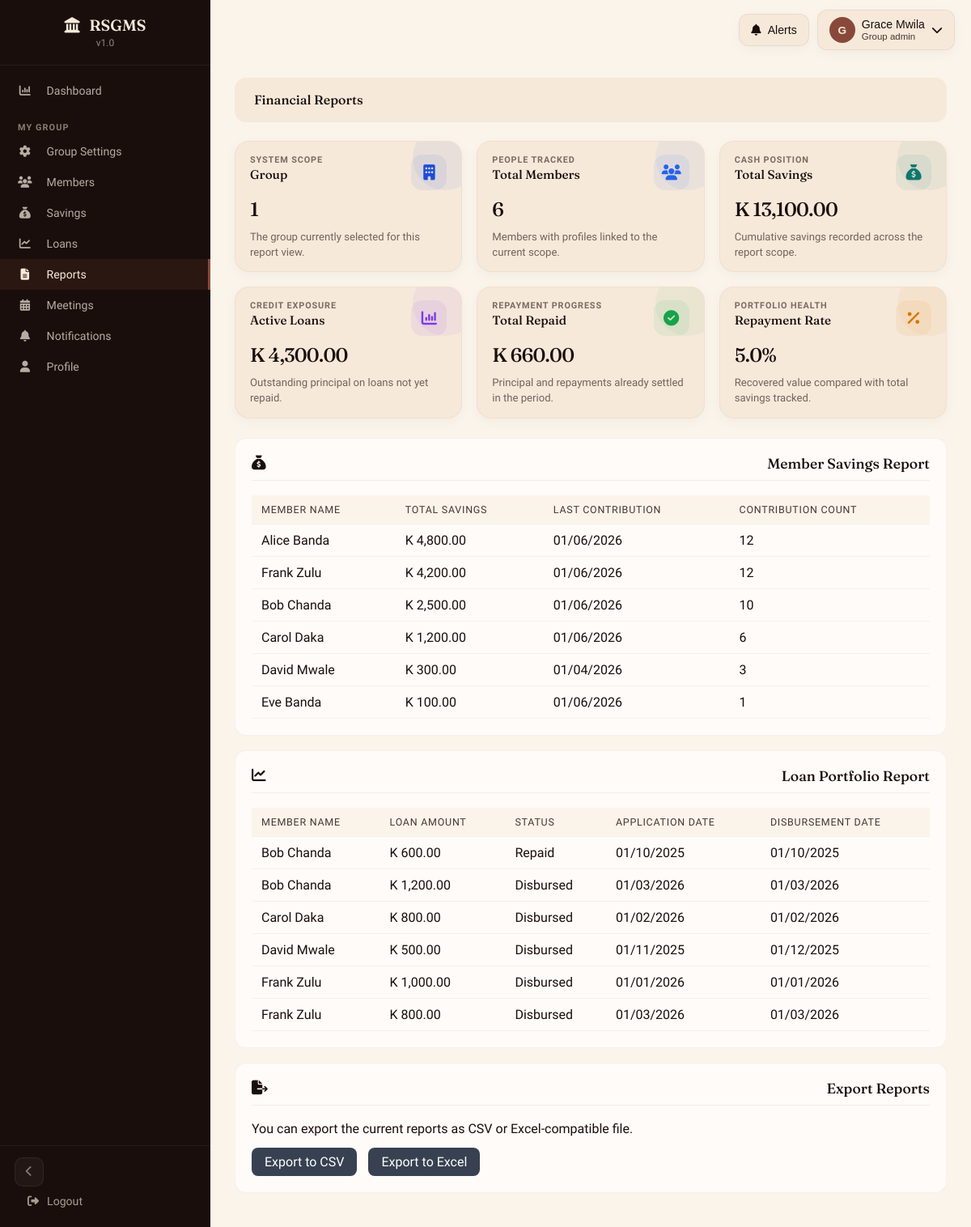
Screenshot of /reports.php (signed in) with the database file from the repository.
### tables this page shows
CREATE TABLE IF NOT EXISTS users (
    id INT AUTO_INCREMENT PRIMARY KEY,
    username VARCHAR(50) UNIQUE NOT NULL,
    password VARCHAR(255) NOT NULL,
    full_name VARCHAR(100) NOT NULL,
    email VARCHAR(100),
    phone VARCHAR(20),
    role ENUM('admin', 'group_admin', 'loan_officer', 'member') DEFAULT 'member',
    group_id INT,
    created_at TIMESTAMP DEFAULT CURRENT_TIMESTAMP
);

CREATE TABLE IF NOT EXISTS loans (
    id INT AUTO_INCREMENT PRIMARY KEY,
    member_id INT NOT NULL,
    group_id INT NOT NULL,
    principal_amount DECIMAL(10,2) NOT NULL,
    interest_rate DECIMAL(5,2) NOT NULL,
    total_payable DECIMAL(10,2) NOT NULL,
    amount_paid DECIMAL(10,2) DEFAULT 0.00,
    balance DECIMAL(10,2) NOT NULL,
    application_date DATE NOT NULL,
    approval_date DATE,
    disbursement_date DATE,
    repayment_period INT COMMENT 'in months',
    repayment_frequency VARCHAR(20) DEFAULT 'monthly',
    status ENUM('pending', 'approved', 'disbursed', 'repaid', 'defaulted') DEFAULT 'pending',
    approved_by INT,
    created_at TIMESTAMP DEFAULT CURRENT_TIMESTAMP,
    FOREIGN KEY (member_id) REFERENCES users(id),
    FOREIGN KEY (group_id) REFERENCES savings_groups(id),
    FOREIGN KEY (approved_by) REFERENCES users(id)
);

### reports.php (the view, shortened to what this page needs)
<?php require_once 'includes/init.php'; $user = requireRole(['admin', 'group_admin', 'loan_officer']);
$role = $user['role'];
$group_id = $user['group_id'];
$reports = [];
if ($role == 'admin') {
    $stmt = $pdo->query("SELECT COUNT(*) as total_groups FROM savings_groups");
    $reports['total_groups'] = $stmt->fetch()['total_groups'];
    $stmt = $pdo->query("SELECT COUNT(*) as total_members FROM users WHERE role = 'member'");
    $reports['total_members'] = $stmt->fetch()['total_members'];
    $stmt = $pdo->query("SELECT COALESCE(SUM(amount), 0) as total_savings FROM savings_contributions");
    $reports['total_savings'] = $stmt->fetch()['total_savings'];
    $stmt = $pdo->query("SELECT COALESCE(SUM(principal_amount), 0) as active_loans FROM loans WHERE status != 'repaid'");
    $reports['active_loans'] = $stmt->fetch()['active_loans'];
    $stmt = $pdo->query("SELECT COALESCE(SUM(amount_paid), 0) as total_repaid FROM loans WHERE status = 'repaid'");
    $reports['total_repaid'] = $stmt->fetch()['total_repaid'];
} elseif (($role == 'group_admin' || $role == 'loan_officer') && $group_id) {
    $stmt = $pdo->prepare("SELECT COUNT(*) as total_members FROM users WHERE group_id = ? AND role = 'member'");
    $stmt->execute([$group_id]);
    $reports['total_members'] = $stmt->fetch()['total_members'];
    $stmt = $pdo->prepare("SELECT COALESCE(SUM(amount), 0) as total_savings FROM savings_contributions WHERE group_id = ?");
    $stmt->execute([$group_id]);
    $reports['total_savings'] = $stmt->fetch()['total_savings'];
    $stmt = $pdo->prepare("SELECT COALESCE(SUM(principal_amount), 0) as active_loans FROM loans WHERE group_id = ? AND status != 'repaid'");
    $stmt->execute([$group_id]);
    $reports['active_loans'] = $stmt->fetch()['active_loans'];
    $stmt = $pdo->prepare("SELECT COALESCE(SUM(amount_paid), 0) as total_repaid FROM loans WHERE group_id = ? AND status = 'repaid'");
    $stmt->execute([$group_id]);
    $reports['total_repaid'] = $stmt->fetch()['total_repaid'];
    $stmt = $pdo->prepare("SELECT * FROM savings_groups WHERE id = ?");
    $stmt->execute([$group_id]);
}
if ($role == 'admin') {
    $stmt = $pdo->prepare("SELECT u.full_name, COALESCE(SUM(sc.amount), 0) as total_savings, MAX(sc.contribution_date) as last_contribution, COUNT(sc.id) as contribution_count FROM users u LEFT JOIN savings_contributions sc ON u.id = sc.member_id WHERE u.role = 'member' GROUP BY u.id ORDER BY total_savings DESC");
    $stmt->execute();
    $savings_report = $stmt->fetchAll();
    $stmt = $pdo->prepare("SELECT l.*, u.full_name FROM loans l JOIN users u ON l.member_id = u.id ORDER BY l.created_at DESC");
    $stmt->execute();
    $loans_report = $stmt->fetchAll();
} else {
    $stmt = $pdo->prepare("SELECT u.full_name, COALESCE(SUM(sc.amount), 0) as total_savings, MAX(sc.contribution_date) as last_contribution, COUNT(sc.id) as contribution_count FROM users u LEFT JOIN savings_contributions sc ON u.id = sc.member_id AND sc.group_id = ? WHERE u.group_id = ? AND u.role = 'member' GROUP BY u.id ORDER BY total_savings DESC");
    $stmt->execute([$group_id, $group_id]);
    $savings_report = $stmt->fetchAll();
    $stmt = $pdo->prepare("SELECT l.*, u.full_name FROM loans l JOIN users u ON l.member_id = u.id WHERE l.group_id = ? ORDER BY l.created_at DESC");
    $stmt->execute([$group_id]);
    $loans_report = $stmt->fetchAll();
}
?>
<!DOCTYPE html>
<html lang="en">
<head>
    <link rel="stylesheet" href="assets/css/icons.css">
    <link rel="stylesheet" href="assets/css/design-system.css">
</head>
<body>
    <?php require_once 'includes/sidebar.php'; ?>
    <?php include 'config/shared_navbar.php'; ?>
    <div class="main-content">
        <div class="top-bar">
            <h2>Financial Reports</h2>
        </div>
        <div class="stats-grid">
            <div class="stat-card" style="--accent: #1d4ed8;">
                <div class="stat-card-head">
                    <div class="stat-info">
                        <div class="stat-kicker">System scope</div>
                        <h3><?php echo $role == 'admin' ? 'Total Groups' : 'Group'; ?></h3>
                    </div>
                    <div class="stat-icon"><i class="fa-solid fa-building"></i></div>
                </div>
                <div class="stat-number"><?php echo $role == 'admin' ? number_format($reports['total_groups']) : '1'; ?></div>
                <div class="stat-footnote"><?php echo $role == 'admin' ? 'Registered savings groups currently active in the system.' : 'The group currently selected for this report view.'; ?></div>
            </div>
            <div class="stat-card" style="--accent: #2563eb;">
                <div class="stat-card-head">
                    <div class="stat-info">
                        <div class="stat-kicker">People tracked</div>
                        <h3>Total Members</h3>
                    </div>
                    <div class="stat-icon"><i class="fa-solid fa-users"></i></div>
                </div>
                <div class="stat-number"><?php echo number_format($reports['total_members']); ?></div>
                <div class="stat-footnote">Members with profiles linked to the current scope.</div>
            </div>
            <div class="stat-card" style="--accent: #0f766e;">
                <div class="stat-card-head">
                    <div class="stat-info">
                        <div class="stat-kicker">Cash position</div>
                        <h3>Total Savings</h3>
                    </div>
                    <div class="stat-icon"><i class="fa-solid fa-sack-dollar"></i></div>
                </div>
                <div class="stat-number">K <?php echo number_format($reports['total_savings'], 2); ?></div>
                <div class="stat-footnote">Cumulative savings recorded across the report scope.</div>
            </div>
            <div class="stat-card" style="--accent: #7c3aed;">
                <div class="stat-card-head">
                    <div class="stat-info">
                        <div class="stat-kicker">Credit exposure</div>
                        <h3>Active Loans</h3>
                    </div>
                    <div class="stat-icon"><i class="fa-solid fa-chart-column"></i></div>
                </div>
                <div class="stat-number">K <?php echo number_format($reports['active_loans'], 2); ?></div>
                <div class="stat-footnote">Outstanding principal on loans not yet repaid.</div>
            </div>
            <div class="stat-card" style="--accent: #16a34a;">
                <div class="stat-card-head">
                    <div class="stat-info">
                        <div class="stat-kicker">Repayment progress</div>
                        <h3>Total Repaid</h3>
                    </div>
                    <div class="stat-icon"><i class="fa-solid fa-circle-check"></i></div>
                </div>
                <div class="stat-number">K <?php echo number_format($reports['total_repaid'], 2); ?></div>
                <div class="stat-footnote">Principal and repayments already settled in the period.</div>
            </div>
            <div class="stat-card" style="--accent: #d97706;">
                <div class="stat-card-head">
                    <div class="stat-info">
                        <div class="stat-kicker">Portfolio health</div>
                        <h3>Repayment Rate</h3>
                    </div>
                    <div class="stat-icon"><i class="fa-solid fa-percent"></i></div>
                </div>
                <div class="stat-number"><?php echo $reports['total_savings'] > 0 ? number_format(($reports['total_repaid'] / $reports['total_savings']) * 100, 1) : '0'; ?>%</div>
                <div class="stat-footnote">Recovered value compared with total savings tracked.</div>
            </div>
        </div>
        <div class="section">
            <div class="section-title"><i class="fa-solid fa-sack-dollar section-icon"></i> Member Savings Report</div>
            <div class="data-table">
                <table>
                    <thead>
                        <tr>
                            <th>Member Name</th>
                            <th>Total Savings</th>
                            <th>Last Contribution</th>
                            <th>Contribution Count</th>
                        </tr>
                    </thead>
                    <tbody>
                        <?php
                        if ($role == 'admin') {
                            $stmt = $pdo->prepare("SELECT u.full_name, COALESCE(SUM(sc.amount), 0) as total_savings, MAX(sc.contribution_date) as last_contribution, COUNT(sc.id) as contribution_count FROM users u LEFT JOIN savings_contributions sc ON u.id = sc.member_id WHERE u.role = 'member' GROUP BY u.id ORDER BY total_savings DESC");
                            $stmt->execute();
                        } else {
                            $stmt = $pdo->prepare("SELECT u.full_name, COALESCE(SUM(sc.amount), 0) as total_savings, MAX(sc.contribution_date) as last_contribution, COUNT(sc.id) as contribution_count FROM users u LEFT JOIN savings_contributions sc ON u.id = sc.member_id AND sc.group_id = ? WHERE u.group_id = ? AND u.role = 'member' GROUP BY u.id ORDER BY total_savings DESC");
                            $stmt->execute([$group_id, $group_id]);
                        }
                        $savings_report = $stmt->fetchAll();
                        foreach ($savings_report as $report):
                        ?>
                        <tr>
                            <td><?php echo htmlspecialchars($report['full_name']); ?></td>
                            <td>K <?php echo number_format($report['total_savings'], 2); ?></td>
                            <td><?php echo $report['last_contribution'] ? date('d/m/Y', strtotime($report['last_contribution'])) : 'Never'; ?></td>
                            <td><?php echo $report['contribution_count']; ?></td>
                        </tr>
                        <?php endforeach; ?>
                    </tbody>
                </table>
            </div>
        </div>
        <div class="section">
            <div class="section-title"><i class="fa-solid fa-chart-line section-icon"></i> Loan Portfolio Report</div>
            <div class="data-table">
                <table>
                    <thead>
                        <tr>
                            <th>Member Name</th>
                            <th>Loan Amount</th>
                            <th>Status</th>
                            <th>Application Date</th>
                            <th>Disbursement Date</th>
                        </tr>
                    </thead>
                    <tbody>
                        <?php
                        if ($role == 'admin') {
                            $stmt = $pdo->prepare("SELECT l.*, u.full_name FROM loans l JOIN users u ON l.member_id = u.id ORDER BY l.created_at DESC");
                            $stmt->execute();
                        } else {
                            $stmt = $pdo->prepare("SELECT l.*, u.full_name FROM loans l JOIN users u ON l.member_id = u.id WHERE l.group_id = ? ORDER BY l.created_at DESC");
                            $stmt->execute([$group_id]);
                        }
                        $loans_report = $stmt->fetchAll();
                        foreach ($loans_report as $loan):
                        ?>
                        <tr>
                            <td><?php echo htmlspecialchars($loan['full_name']); ?></td>
                            <td>K <?php echo number_format($loan['principal_amount'], 2); ?></td>
                            <td><?php echo ucfirst($loan['status']); ?></td>
                            <td><?php echo date('d/m/Y', strtotime($loan['application_date'])); ?></td>
                            <td><?php echo $loan['disbursement_date'] ? date('d/m/Y', strtotime($loan['disbursement_date'])) : '-'; ?></td>
                        </tr>
                        <?php endforeach; ?>
                    </tbody>
                </table>
            </div>
        </div>
        <div class="section">
            <div class="section-title"><i class="fa-solid fa-file-export section-icon"></i> Export Reports</div>
            <p>You can export the current reports as CSV or Excel-compatible file.</p>
            <div class="export-actions">
                <a href="reports.php?export=csv" class="btn-export">Export to CSV</a>
                <a href="reports.php?export=excel" class="btn-export">Export to Excel</a>
            </div>
        </div>
    </div>
</body>
</html>

### config/shared_navbar.php (shortened to what this page needs)
<?php
$sharedNavbarUserId = (int) $_SESSION['user_id'];
$sharedNavbarRole = $_SESSION['role'] ?? 'member';
$sharedNavbarStmt = $pdo->prepare('SELECT id, full_name, username, email, role FROM users WHERE id = ?');
$sharedNavbarStmt->execute([$sharedNavbarUserId]);
$sharedNavbarUser = $sharedNavbarStmt->fetch();
$sharedNavbarDisplayName = $sharedNavbarUser['full_name'] ?: ($sharedNavbarUser['username'] ?? 'User');
$sharedNavbarRoleLabel = ucfirst(str_replace('_', ' ', $sharedNavbarRole));
$sharedNavbarInitial = strtoupper(substr($sharedNavbarDisplayName, 0, 1));
?>
<div class="shared-navbar" data-shared-navbar>
    <div class="shared-navbar-shell">
        <div class="shared-navbar-wrap">
            <button type="button" class="shared-navbar-button shared-navbar-bell" data-navbar-toggle="notifications" aria-haspopup="true" aria-expanded="false" aria-controls="sharedNotificationsMenu">
                <i class="fa-solid fa-bell"></i>
                <span>Alerts</span>
            </button>
        </div>
        <div class="shared-navbar-wrap">
            <button type="button" class="shared-navbar-button shared-navbar-profile" data-navbar-toggle="profile" aria-haspopup="true" aria-expanded="false" aria-controls="sharedProfileMenu">
                <span class="shared-navbar-avatar"><?php echo htmlspecialchars($sharedNavbarInitial); ?></span>
                <span class="shared-navbar-copy">
                    <span class="shared-navbar-label"><?php echo htmlspecialchars($sharedNavbarDisplayName); ?></span>
                    <span class="shared-navbar-subtext"><?php echo htmlspecialchars($sharedNavbarRoleLabel); ?></span>
                </span>
                <i class="fa-solid fa-chevron-down" style="margin-left:auto;"></i>
            </button>
        </div>
    </div>
</div>
<div class="shared-navbar-spacer" aria-hidden="true"></div>

### rows the page displays
users: full_name "G", full_name "Grace Mwila"
loans: member.full_name "Bob Chanda", principal_amount "600.00", status "Repaid", application_date "01/10/2025", disbursement_date "01/10/2025"
loans: member.full_name "Bob Chanda", principal_amount "1,200.00", status "Disbursed", application_date "01/03/2026", disbursement_date "01/03/2026"
loans: member.full_name "Carol Daka", principal_amount "800.00", status "Disbursed", application_date "01/02/2026", disbursement_date "01/02/2026"
loans: member.full_name "David Mwale", principal_amount "500.00", status "Disbursed", application_date "01/11/2025", disbursement_date "01/12/2025"
loans: member.full_name "Frank Zulu", principal_amount "1,000.00", status "Disbursed", application_date "01/01/2026", disbursement_date "01/01/2026"
loans: member.full_name "Frank Zulu", principal_amount "800.00", status "Disbursed", application_date "01/03/2026", disbursement_date "01/03/2026"

### other values shown
$sharedNavbarRoleLabel "Group admin"
$reports['total_members'] "6"
$reports['total_savings'] "13,100.00"
$reports['active_loans'] "4,300.00"
$reports['total_repaid'] "660.00"
$report['full_name'] "Alice Banda"
$report['total_savings'] "4,800.00"
date('d/m/Y', strtotime($report['last_contribution'])) "01/06/2026"
$report['contribution_count'] "12"
$report['full_name'] "Frank Zulu"
$report['total_savings'] "4,200.00"
$report['full_name'] "Bob Chanda"
$report['total_savings'] "2,500.00"
$report['contribution_count'] "10"
$report['full_name'] "Carol Daka"
